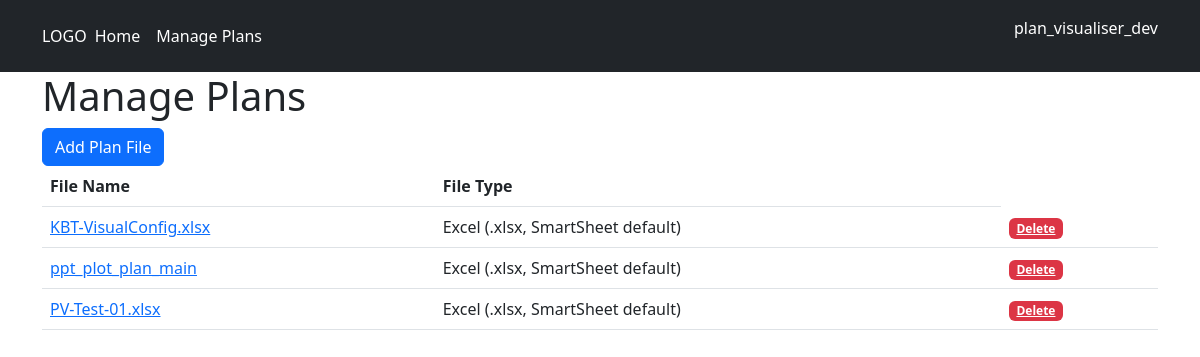
The page /pv/manage-plans on the database its author committed.
### plan_visualiser_django/models.py (models this page shows, shortened)
class Plan(models.Model):
    user = models.ForeignKey(settings.AUTH_USER_MODEL, on_delete=models.CASCADE)
    original_file_name = models.CharField(max_length=100)
    file = models.FileField(upload_to="plan_files", null=True)
    file_type = models.ForeignKey(FileType, on_delete=models.CASCADE)
    class Meta:
        constraints: list[UniqueConstraint] = \
            [UniqueConstraint(fields=['user', 'original_file_name'], name="unique_filename_for_user")]

class FileType(models.Model):
    file_type_name = models.CharField(max_length=50)
    file_type_description = models.CharField(max_length=100)
    plan_field_mapping_type = models.ForeignKey(PlanFieldMappingType, on_delete=models.CASCADE)
    def __str__(self):
        return self.file_type_name

### plan_visualiser_django/views.py (the view)
# urls.py: path("manage-plans", views.manage_plans, name="manage_plans"),
def manage_plans(request):
    user_model = get_user_model()
    user = user_model.objects.get(username="plan_visualiser_dev")
    plan_files = Plan.objects.filter(user=user)
    context = {
        'user': user,
        'plan_files': plan_files
    }
    return render(request, "plan_visualiser_django/pv_manage_plans.html", context)

### templates/plan_visualiser_django/pv_manage_plans.html
{% extends "plan_visualiser_django/pv_base.html" %}
{% block page_heading %}Manage Plans{% endblock %}
{% block main_content %}
<button type="button" class="btn btn-primary" onclick="location.href='add-plan'">Add Plan File</button>
<table class="table">
    <thead>
        <tr>
            <th>File Name</th>
            <th>File Type</th>
        </tr>
    </thead>
    <tbody>
    {% for plan in plan_files %}
        <tr>
            <td><a href="manage-visuals/{{ plan.id }}">{{ plan.original_file_name }}</a></td>
            <td>{{ plan.file_type }}</td>
            <td><a href="delete-plan/{{ plan.id }}" class="badge bg-danger" onclick="return confirm('Are you sure you want to delete this?')">Delete</a></td>
        </tr>
    {% endfor %}
    </tbody>
</table>
{% endblock %}

### templates/plan_visualiser_django/pv_base.html (shortened to what this page needs)
<!DOCTYPE html>
<html lang="en">
<head>
<link href="https://cdn.jsdelivr.net/npm/bootstrap@5.2.2/dist/css/bootstrap.min.css" rel="stylesheet">
</head>
<body>
<header class="p-3 text-bg-dark">
    <div class="container">
        <div class="d-flex flex-wrap align-items-center justify-content-center justify-content-lg-start">
            <a href="/" class="d-flex align-items-center mb-2 mb-lg-0 text-white text-decoration-none">LOGO</a>
            <ul class="nav col-12 col-lg-auto me-lg-auto mb-2 justify-content-center mb-md-0">
                <li><a href="/pv/manage-plans" class="nav-link px-2 text-white">Home</a></li>
                <li><a href="/pv/manage-plans" class="nav-link px-2 text-white">Manage Plans</a></li>
            </ul>
            <div class="text-end">
                <p>{{ user }}</p>
            </div>
        </div>
    </div>
</header>
<div class="container">
    <h1>{% block page_heading %} {% endblock %}</h1>
    {% block main_content %}
    {% endblock %}
</div>
</body>
</html>

### rows shown on the page
Plan: original_file_name "KBT-VisualConfig.xlsx", file_type "Excel (.xlsx, SmartSheet default)"
Plan: original_file_name "ppt_plot_plan_main", file_type "Excel (.xlsx, SmartSheet default)"
Plan: original_file_name "PV-Test-01.xlsx", file_type "Excel (.xlsx, SmartSheet default)"

### other values the page prints
{{ user }} "plan_visualiser_dev"
